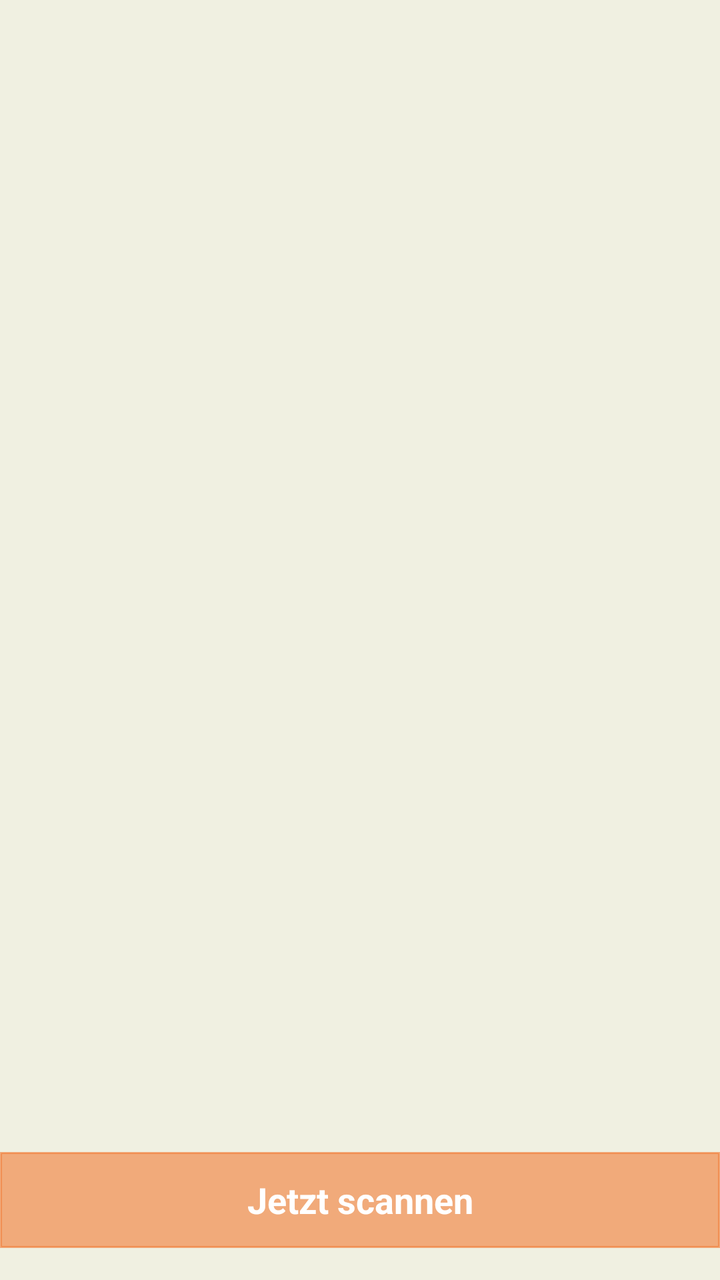
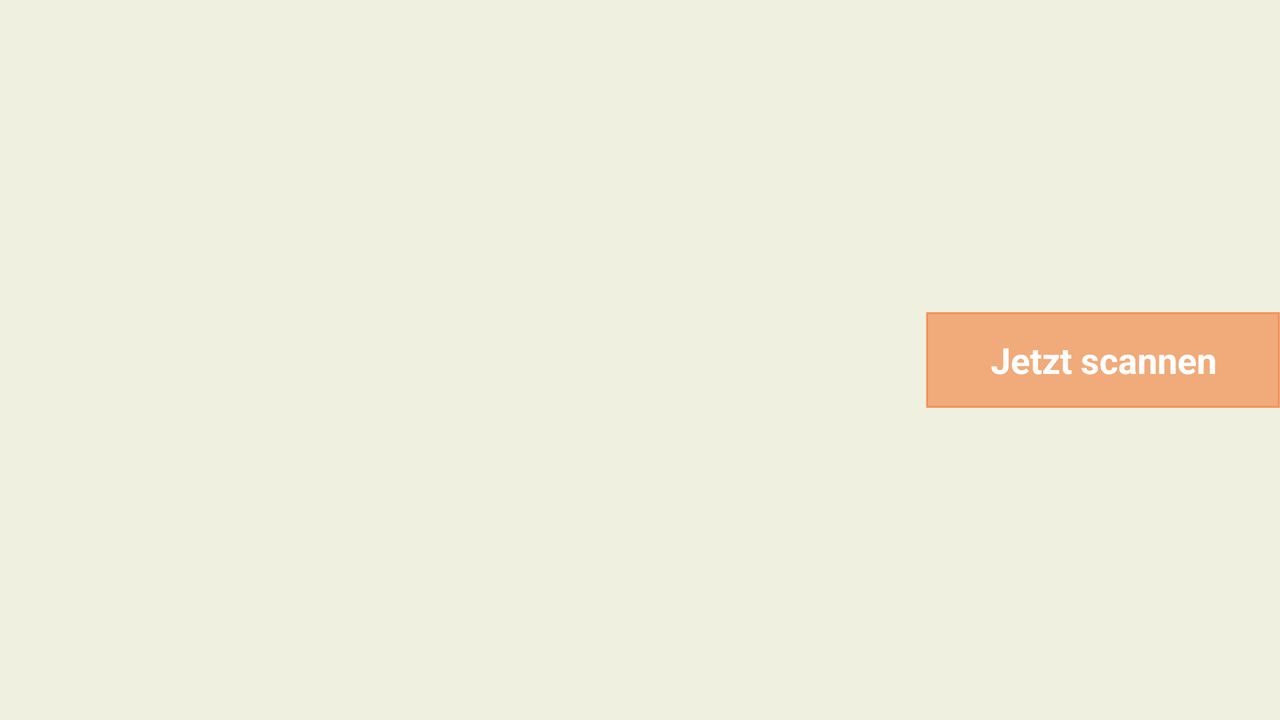

First picture: res/layout/ on a phone held upright. Second picture: the repository's own variant of that layout, on a device whose configuration matches the variant's folder. Source for both follows.
<!-- AndroidManifest.xml: activity theme AppTheme -->
<!-- res/layout/activity_scan.xml -->
<android.support.v4.widget.DrawerLayout
    xmlns:android="http://schemas.android.com/apk/res/android"
    android:id="@+id/drawer_layout"
    android:layout_width="match_parent"
    android:layout_height="match_parent">

<RelativeLayout xmlns:android="http://schemas.android.com/apk/res/android"
    xmlns:tools="http://schemas.android.com/tools"
    android:layout_width="match_parent"
    android:layout_height="match_parent"
    tools:context=".ScanActivity">
    

    <FrameLayout
        android:id="@+id/camera_preview"
        android:layout_width="fill_parent"
        android:layout_height="fill_parent"
        android:layout_weight="1"
    />

    <Button
        style="@style/ButtonTranslucentTheme"
        android:layout_marginLeft="@dimen/large_margin"
        android:layout_marginRight="@dimen/large_margin"
        android:layout_width="match_parent"
        android:id="@+id/button_scan"
        android:text="@string/button_scan"
        android:layout_height="wrap_content"
        android:layout_gravity="center"
        android:layout_alignParentBottom="true"
        android:layout_centerHorizontal="true"
        android:layout_marginBottom="@dimen/activity_vertical_margin"
        android:enabled="false"
    />

</RelativeLayout>

    
    <ListView android:id="@+id/nav_drawer"
        android:layout_marginTop="?android:attr/actionBarSize"
        android:layout_width="match_parent"
        android:layout_height="match_parent"
        android:layout_gravity="start|bottom"
        android:choiceMode="singleChoice"
        android:divider="#ddd"
        android:dividerHeight="1dp"
        android:footerDividersEnabled="false"
        android:background="#fff"
        android:listSelector="@drawable/navdraw_selector"
        >

    </ListView>
</android.support.v4.widget.DrawerLayout>
<!-- resources referenced by this layout -->
<resources>
  <dimen name="activity_vertical_margin">16dp</dimen>
  <!-- drawable navdraw_selector (drawable) -->
  <?xml version="1.0" encoding="utf-8"?>
  <selector xmlns:android="http://schemas.android.com/apk/res/android">
      <item android:state_activated="true" android:drawable="@color/navdraw_onclick" />
      <item android:state_selected="true" android:drawable="@color/navdraw_onclick" />
      <item android:state_pressed="true" android:drawable="@color/navdraw_onclick" />
      <item android:state_focused="true" android:drawable="@color/navdraw_onclick" />
      <item android:drawable="@android:color/transparent" />
  </selector>
  <string name="button_scan">Jetzt scannen</string>
  <style name="ButtonTranslucentTheme" parent="ButtonTheme">
      <item name="android:background">@drawable/rounded_buttons_translucent</item>
  </style>
  <style name="AppTheme" parent="android:Theme.Holo.Light">
          <item name="android:windowBackground">@color/neutral</item>
          <item name="android:colorBackground">@color/neutral</item>
          <item name="android:textColor">#333333</item>
  
          <item name="android:actionBarStyle">@style/ActionBar</item>
  
          <item name="android:spinnerDropDownItemStyle">@style/DropDownItem</item>
          <item name="android:spinnerItemStyle">@style/SpinnerItem</item>
  
          <item name="android:editTextBackground">@drawable/edittext_selector</item>
  
          <item name="android:alertDialogTheme">@style/DialogTheme</item>
  
      </style>
  <color name="navdraw_onclick">#e3e3e3</color>
  <style name="ButtonTheme" parent="android:Widget.Holo.Light.Button">
      <item name="android:background">@drawable/rounded_buttons</item>
      <item name="android:textColor">#ffffff</item>
      <item name="android:paddingLeft">32dp</item>
      <item name="android:paddingRight">32dp</item>
      <item name="android:drawablePadding">1dp</item>
      <item name="android:singleLine">true</item>
      <item name="android:textStyle">bold</item>
  </style>
  <color name="neutral">#f0f0e1</color>
  <style name="ActionBar" parent="@android:style/Widget.Holo.Light.ActionBar.Solid">
      <item name="android:background">@color/navigation</item>
      <item name="android:textColor">#333</item>
  
  </style>
  <style name="DropDownItem" parent="@android:style/Widget.Holo.Light.DropDownItem.Spinner">
          <item name="android:textAppearance">?android:attr/textAppearanceInverse</item>
          <item name="android:background">@color/navigation</item>
      </style>
  <style name="SpinnerItem" parent="@android:style/Widget.Holo.TextView.SpinnerItem">
          <item name="android:textAppearance">?android:attr/textAppearanceInverse</item>
          <item name="android:background">@color/navigation</item>
          <item name="android:divider">#333</item>
      </style>
  <style name="DialogTheme" parent="@android:style/Theme.Holo.Light.Dialog">
          <item name="android:windowBackground">@android:color/transparent</item>
          <item name="android:windowTitleStyle">@style/DialogWindowTitle</item>
          
          
          
      </style>
  <color name="orange_translucent">#88f26d20</color>
  <color name="navigation">#f7da9c</color>
  <style name="DialogWindowTitle">
          
          <item name="android:textAppearance">@style/DialogTitle</item>
          <item name="android:textColor">@color/orange</item>
      </style>
  <color name="orange">#f26d20</color>
  <style name="DialogTitle" parent="@android:style/TextAppearance.Holo.DialogWindowTitle">
          <item name="android:textColor">@color/orange</item>
      </style>
</resources>
<!-- res/layout-land/activity_scan.xml (the repository's variant of the layout above) -->
<!-- drawn on the phone turned sideways -->
<android.support.v4.widget.DrawerLayout
    xmlns:android="http://schemas.android.com/apk/res/android"
    android:id="@+id/drawer_layout"
    android:layout_width="match_parent"
    android:layout_height="match_parent">

<RelativeLayout xmlns:android="http://schemas.android.com/apk/res/android"
    xmlns:tools="http://schemas.android.com/tools"
    android:layout_width="match_parent"
    android:layout_height="match_parent"
    tools:context=".ScanActivity"
    android:id="@+id/scan_layout">
    

    <FrameLayout
        android:id="@+id/camera_preview"
        android:layout_width="fill_parent"
        android:layout_height="fill_parent"
        android:layout_weight="1"
    />

    <Button
        style="@style/ButtonTranslucentTheme"
        android:layout_marginRight="@dimen/pad"
        android:layout_width="wrap_content"
        android:id="@+id/button_scan"
        android:text="@string/button_scan"
        android:layout_height="wrap_content"
        android:layout_gravity="center"
        android:layout_alignParentRight="true"
        android:layout_centerVertical="true"
        android:enabled="false"
    />

</RelativeLayout>

    
    <ListView android:id="@+id/nav_drawer"
        android:layout_marginTop="?android:attr/actionBarSize"
        android:layout_width="match_parent"
        android:layout_height="match_parent"
        android:layout_gravity="start|bottom"
        android:choiceMode="singleChoice"
        android:divider="#ddd"
        android:dividerHeight="1dp"
        android:footerDividersEnabled="false"
        android:background="#fff"
        android:listSelector="@drawable/navdraw_selector"
        >

    </ListView>
</android.support.v4.widget.DrawerLayout>
<!-- resources referenced by the variant -->
<!-- as the phone turned sideways resolves them -->
<resources>
  <!-- drawable navdraw_selector (drawable) -->
  <?xml version="1.0" encoding="utf-8"?>
  <selector xmlns:android="http://schemas.android.com/apk/res/android">
      <item android:state_activated="true" android:drawable="@color/navdraw_onclick" />
      <item android:state_selected="true" android:drawable="@color/navdraw_onclick" />
      <item android:state_pressed="true" android:drawable="@color/navdraw_onclick" />
      <item android:state_focused="true" android:drawable="@color/navdraw_onclick" />
      <item android:drawable="@android:color/transparent" />
  </selector>
  <string name="button_scan">Jetzt scannen</string>
  <style name="ButtonTranslucentTheme" parent="ButtonTheme">
      <item name="android:background">@drawable/rounded_buttons_translucent</item>
  </style>
  <style name="AppTheme" parent="android:Theme.Holo.Light">
          <item name="android:windowBackground">@color/neutral</item>
          <item name="android:colorBackground">@color/neutral</item>
          <item name="android:textColor">#333333</item>
  
          <item name="android:actionBarStyle">@style/ActionBar</item>
  
          <item name="android:spinnerDropDownItemStyle">@style/DropDownItem</item>
          <item name="android:spinnerItemStyle">@style/SpinnerItem</item>
  
          <item name="android:editTextBackground">@drawable/edittext_selector</item>
  
          <item name="android:alertDialogTheme">@style/DialogTheme</item>
  
      </style>
  <color name="navdraw_onclick">#e3e3e3</color>
  <style name="ButtonTheme" parent="android:Widget.Holo.Light.Button">
      <item name="android:background">@drawable/rounded_buttons</item>
      <item name="android:textColor">#ffffff</item>
      <item name="android:paddingLeft">32dp</item>
      <item name="android:paddingRight">32dp</item>
      <item name="android:drawablePadding">1dp</item>
      <item name="android:singleLine">true</item>
      <item name="android:textStyle">bold</item>
  </style>
  <color name="neutral">#f0f0e1</color>
  <style name="ActionBar" parent="@android:style/Widget.Holo.Light.ActionBar.Solid">
      <item name="android:background">@color/navigation</item>
      <item name="android:textColor">#333</item>
  
  </style>
  <style name="DropDownItem" parent="@android:style/Widget.Holo.Light.DropDownItem.Spinner">
          <item name="android:textAppearance">?android:attr/textAppearanceInverse</item>
          <item name="android:background">@color/navigation</item>
      </style>
  <style name="SpinnerItem" parent="@android:style/Widget.Holo.TextView.SpinnerItem">
          <item name="android:textAppearance">?android:attr/textAppearanceInverse</item>
          <item name="android:background">@color/navigation</item>
          <item name="android:divider">#333</item>
      </style>
  <style name="DialogTheme" parent="@android:style/Theme.Holo.Light.Dialog">
          <item name="android:windowBackground">@android:color/transparent</item>
          <item name="android:windowTitleStyle">@style/DialogWindowTitle</item>
          
          
          
      </style>
  <color name="orange_translucent">#88f26d20</color>
  <color name="navigation">#f7da9c</color>
  <style name="DialogWindowTitle">
          
          <item name="android:textAppearance">@style/DialogTitle</item>
          <item name="android:textColor">@color/orange</item>
      </style>
  <color name="orange">#f26d20</color>
  <style name="DialogTitle" parent="@android:style/TextAppearance.Holo.DialogWindowTitle">
          <item name="android:textColor">@color/orange</item>
      </style>
</resources>
